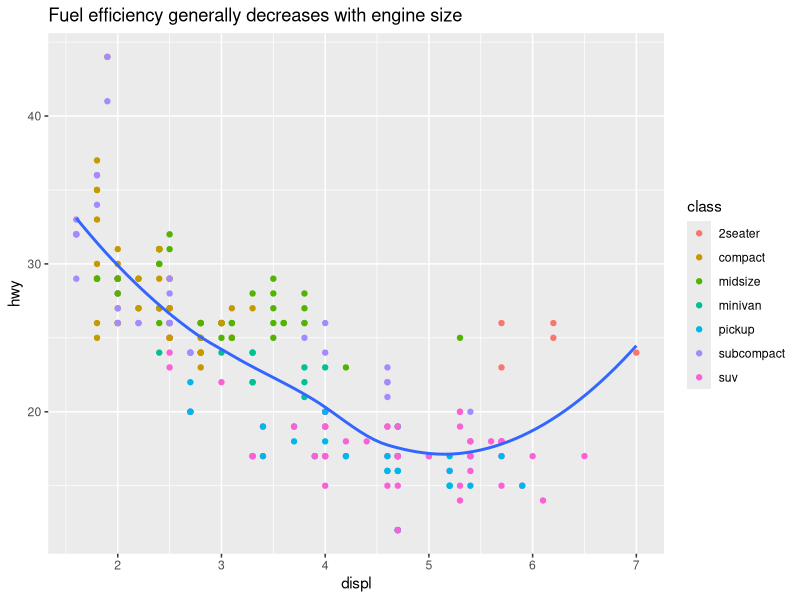
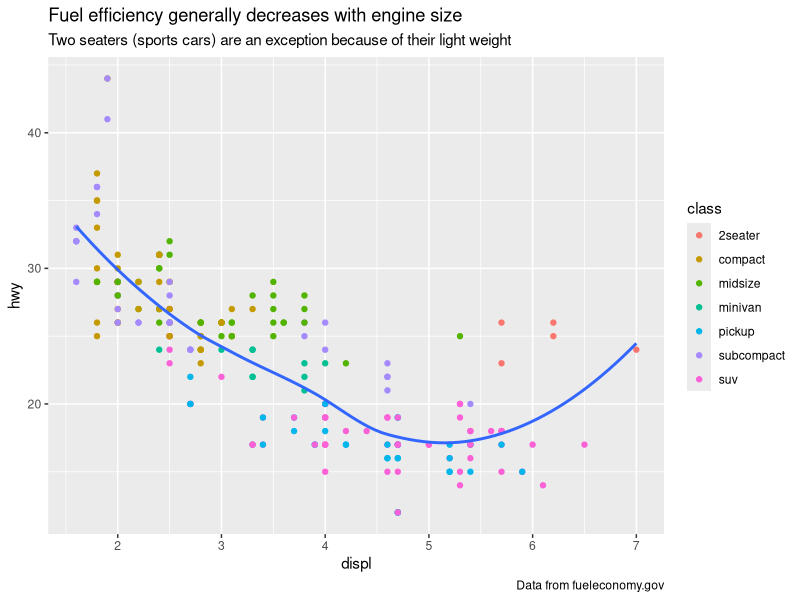
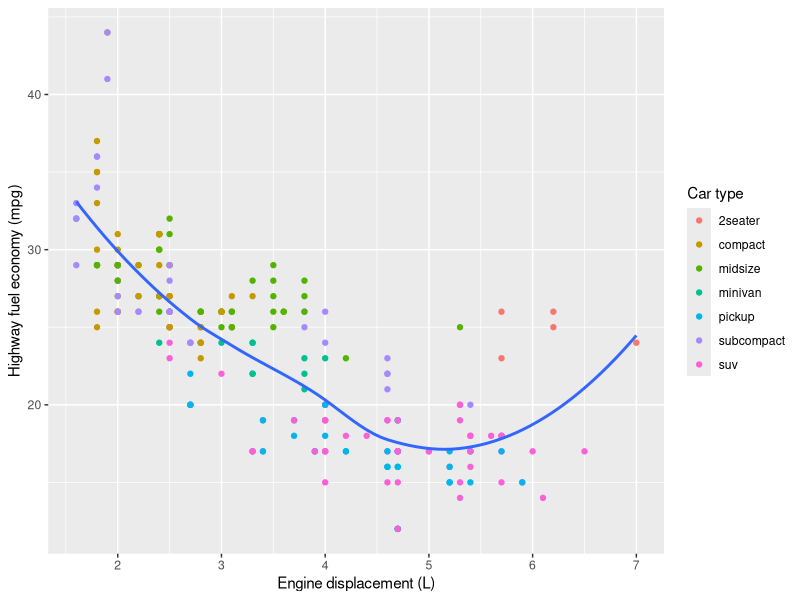
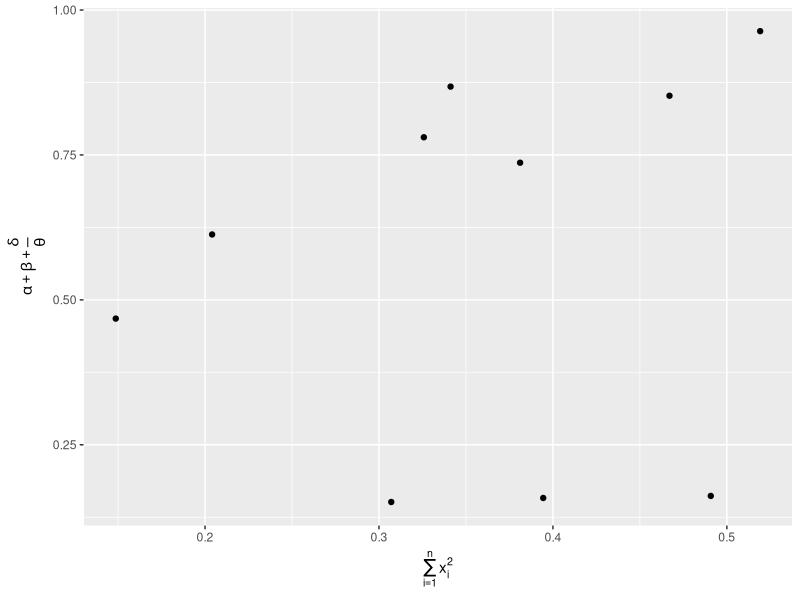
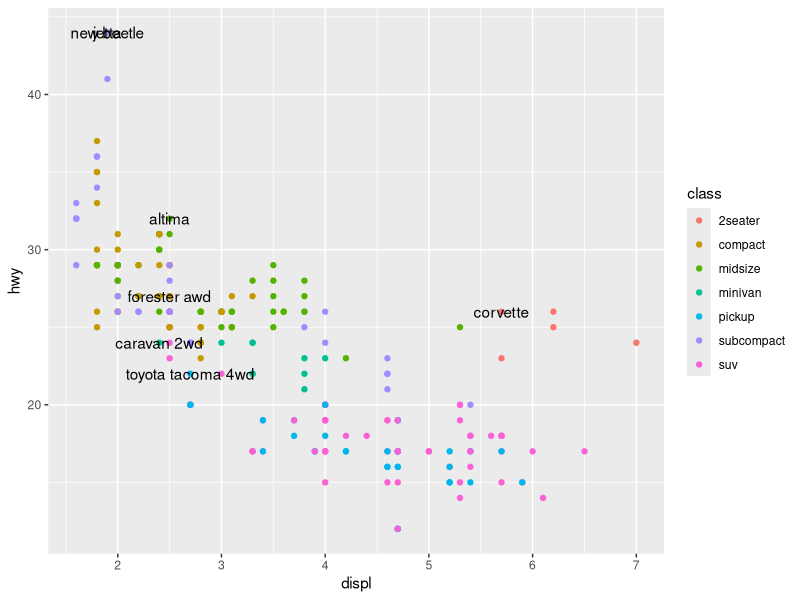
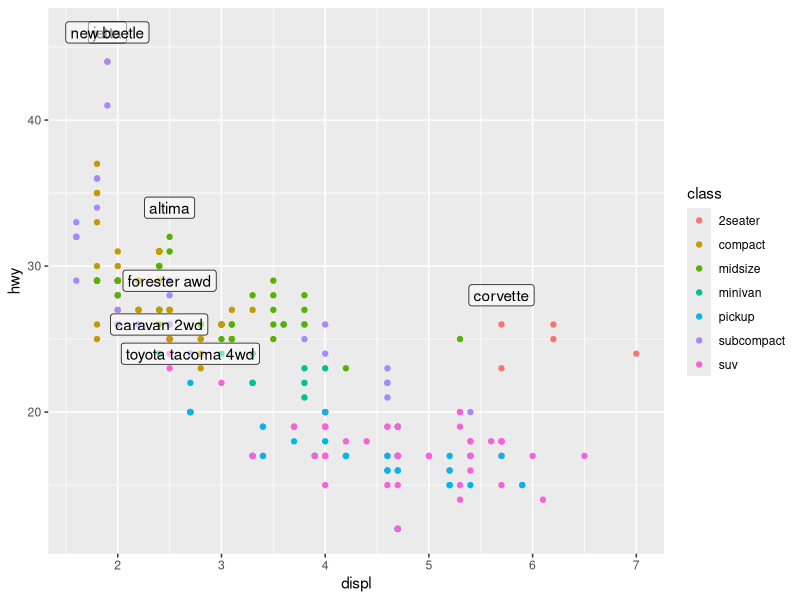
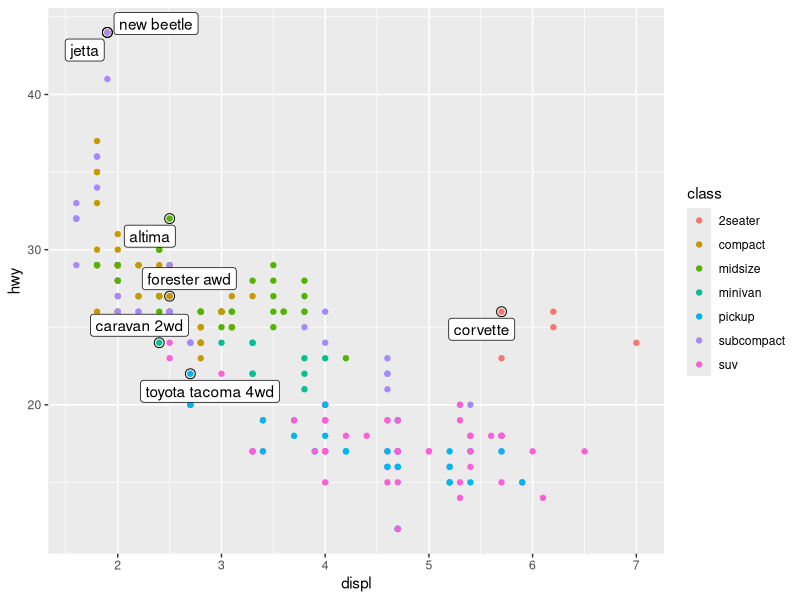
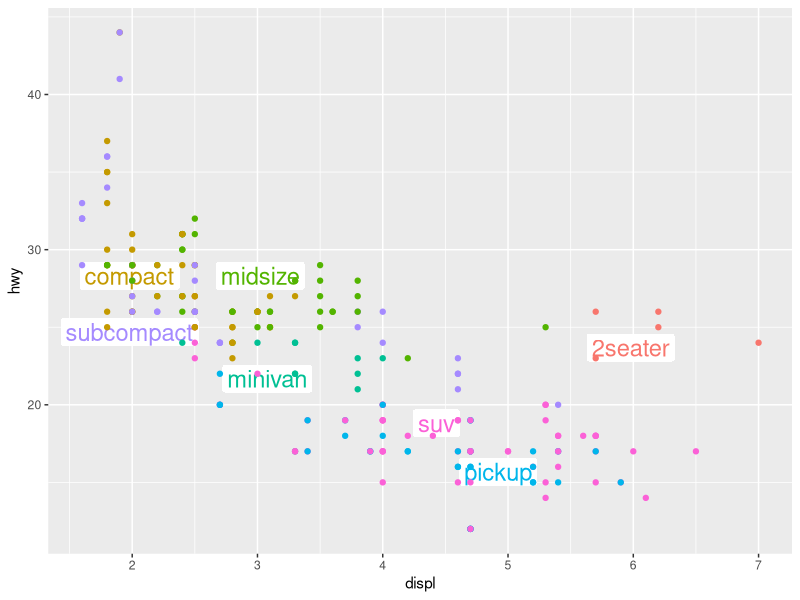

The R script that drew these images, in order: (Note: this script raises an error after producing the figures.)
## ---- chunk 1
library(tidyverse)
## ---- chunk 2
ggplot(mpg, aes(displ, hwy)) +
  geom_point(aes(color = class)) +
  geom_smooth(se = FALSE) +
  labs(title = "Fuel efficiency generally decreases with engine size")
## ---- chunk 3
ggplot(mpg, aes(displ, hwy)) +
  geom_point(aes(color = class)) +
  geom_smooth(se = FALSE) +
  labs(
    title = "Fuel efficiency generally decreases with engine size",
    subtitle = "Two seaters (sports cars) are an exception because of their light weight",
    caption = "Data from fueleconomy.gov"
  )
## ---- chunk 4
ggplot(mpg, aes(displ, hwy)) +
  geom_point(aes(colour = class)) +
  geom_smooth(se = FALSE) +
  labs(
    x = "Engine displacement (L)",
    y = "Highway fuel economy (mpg)",
    colour = "Car type"
  )
## ---- chunk 5
df <- tibble(
  x = runif(10),
  y = runif(10)
)
ggplot(df, aes(x, y)) +
  geom_point() +
  labs(
    x = quote(sum(x[i] ^ 2, i == 1, n)),
    y = quote(alpha + beta + frac(delta, theta))
  )
## ---- chunk 6
best_in_class <- mpg %>%
  group_by(class) %>%
  filter(row_number(desc(hwy)) == 1)

ggplot(mpg, aes(displ, hwy)) +
  geom_point(aes(colour = class)) +
  geom_text(aes(label = model), data = best_in_class)
## ---- chunk 7
ggplot(mpg, aes(displ, hwy)) +
  geom_point(aes(colour = class)) +
  geom_label(aes(label = model), data = best_in_class, nudge_y = 2, alpha = 0.5)
## ---- chunk 8
ggplot(mpg, aes(displ, hwy)) +
  geom_point(aes(colour = class)) +
  geom_point(size = 3, shape = 1, data = best_in_class) +
  ggrepel::geom_label_repel(aes(label = model), data = best_in_class)
## ---- chunk 9
class_avg <- mpg %>%
  group_by(class) %>%
  summarise(
    displ = median(displ),
    hwy = median(hwy)
  )

ggplot(mpg, aes(displ, hwy, colour = class)) +
  ggrepel::geom_label_repel(aes(label = class),
    data = class_avg,
    size = 6,
    label.size = 0,
    segment.color = NA
  ) +
  geom_point() +
  theme(legend.position = "none")
## ---- chunk 10
label <- mpg %>%
  summarise(
    displ = max(displ),
    hwy = max(hwy),
    label = "Increasing engine size is \nrelated to decreasing fuel economy."
  )

ggplot(mpg, aes(displ, hwy)) +
  geom_point() +
  geom_text(aes(label = label), data = label, vjust = "top", hjust = "right")
## ---- chunk 11
label <- tibble(
  displ = Inf,
  hwy = Inf,
  label = "Increasing engine size is \nrelated to decreasing fuel economy."
)

ggplot(mpg, aes(displ, hwy)) +
  geom_point() +
  geom_text(aes(label = label), data = label, vjust = "top", hjust = "right")
## ---- chunk 12
"Increasing engine size is related to decreasing fuel economy." %>%
  stringr::str_wrap(width = 40) %>%
  writeLines()
## ---- chunk 13
vjust <- c(bottom = 0, center = 0.5, top = 1)
hjust <- c(left = 0, center = 0.5, right = 1)

df <- tidyr::crossing(hj = names(hjust), vj = names(vjust)) %>%
  mutate(
    y = vjust[vj],
    x = hjust[hj],
    label = paste0("hjust = '", hj, "'\n", "vjust = '", vj, "'")
  )

ggplot(df, aes(x, y)) +
  geom_point(colour = "grey70", size = 5) +
  geom_point(size = 0.5, colour = "red") +
  geom_text(aes(label = label, hjust = hj, vjust = vj), size = 4) +
  labs(x = NULL, y = NULL) 
## ---- chunk 14
ggplot(mpg, aes(displ, hwy)) +
  geom_point(aes(colour = class))
## ---- chunk 15
ggplot(mpg, aes(displ, hwy)) +
  geom_point(aes(colour = class)) +
  scale_x_continuous() +
  scale_y_continuous() +
  scale_colour_discrete()
## ---- chunk 16
ggplot(mpg, aes(displ, hwy)) +
  geom_point() +
  scale_y_continuous(breaks = seq(15, 40, by = 5))
## ---- chunk 17
ggplot(mpg, aes(displ, hwy)) +
  geom_point() +
  scale_x_continuous(labels = NULL) +
  scale_y_continuous(labels = NULL)
## ---- chunk 18
presidential %>%
  mutate(id = 33 + row_number()) %>%
  ggplot(aes(start, id)) +
    geom_point() +
    geom_segment(aes(xend = end, yend = id)) +
    scale_x_date(NULL, breaks = presidential$start, date_labels = "'%y")
## ---- chunk 19
base <- ggplot(mpg, aes(displ, hwy)) +
  geom_point(aes(colour = class))

base + theme(legend.position = "left")
base + theme(legend.position = "top")
base + theme(legend.position = "bottom")
base + theme(legend.position = "right") # the default
## ---- chunk 20
ggplot(mpg, aes(displ, hwy)) +
  geom_point(aes(colour = class)) +
  geom_smooth(se = FALSE) +
  theme(legend.position = "bottom") +
  guides(colour = guide_legend(nrow = 1, override.aes = list(size = 4)))
## ---- chunk 21
ggplot(diamonds, aes(carat, price)) +
  geom_bin2d()

ggplot(diamonds, aes(log10(carat), log10(price))) +
  geom_bin2d()
## ---- chunk 22
ggplot(diamonds, aes(carat, price)) +
  geom_bin2d() + 
  scale_x_log10() + 
  scale_y_log10()
## ---- chunk 23
ggplot(mpg, aes(displ, hwy)) +
  geom_point(aes(color = drv))

ggplot(mpg, aes(displ, hwy)) +
  geom_point(aes(color = drv)) +
  scale_colour_brewer(palette = "Set1")
## ---- chunk 24
ggplot(mpg, aes(displ, hwy)) +
  geom_point(aes(color = drv, shape = drv)) +
  scale_colour_brewer(palette = "Set1")
## ---- chunk 25
par(mar = c(0, 3, 0, 0))
RColorBrewer::display.brewer.all()
## ---- chunk 26
presidential %>%
  mutate(id = 33 + row_number()) %>%
  ggplot(aes(start, id, colour = party)) +
    geom_point() +
    geom_segment(aes(xend = end, yend = id)) +
    scale_colour_manual(values = c(Republican = "red", Democratic = "blue"))
## ---- chunk 27
df <- tibble(
  x = rnorm(10000),
  y = rnorm(10000)
)
ggplot(df, aes(x, y)) +
  geom_hex() +
  coord_fixed()

ggplot(df, aes(x, y)) +
  geom_hex() +
  viridis::scale_fill_viridis() +
  coord_fixed()
## ---- chunk 28
    ggplot(df, aes(x, y)) +
      geom_hex() +
      scale_colour_gradient(low = "white", high = "red") +
      coord_fixed()
## ---- chunk 29
    ggplot(diamonds, aes(carat, price)) +
      geom_point(aes(colour = cut), alpha = 1/20)
## ---- chunk 30
ggplot(mpg, mapping = aes(displ, hwy)) +
  geom_point(aes(color = class)) +
  geom_smooth() +
  coord_cartesian(xlim = c(5, 7), ylim = c(10, 30))

mpg %>%
  filter(displ >= 5, displ <= 7, hwy >= 10, hwy <= 30) %>%
  ggplot(aes(displ, hwy)) +
  geom_point(aes(color = class)) +
  geom_smooth()
## ---- chunk 31
suv <- mpg %>% filter(class == "suv")
compact <- mpg %>% filter(class == "compact")

ggplot(suv, aes(displ, hwy, colour = drv)) +
  geom_point()

ggplot(compact, aes(displ, hwy, colour = drv)) +
  geom_point()
## ---- chunk 32
x_scale <- scale_x_continuous(limits = range(mpg$displ))
y_scale <- scale_y_continuous(limits = range(mpg$hwy))
col_scale <- scale_colour_discrete(limits = unique(mpg$drv))

ggplot(suv, aes(displ, hwy, colour = drv)) +
  geom_point() +
  x_scale +
  y_scale +
  col_scale

ggplot(compact, aes(displ, hwy, colour = drv)) +
  geom_point() +
  x_scale +
  y_scale +
  col_scale
## ---- chunk 33
ggplot(mpg, aes(displ, hwy)) +
  geom_point(aes(color = class)) +
  geom_smooth(se = FALSE) +
  theme_bw()
## ---- chunk 34
knitr::include_graphics("images/visualization-themes.png")
## ---- chunk 35
knitr::include_graphics("images/visualization-themes-cn.png")
## ---- chunk 36
ggplot(mpg, aes(displ, hwy)) + geom_point()
ggsave("my-plot.pdf")
## ---- chunk 37
file.remove("my-plot.pdf")
## ---- chunk 38
plot <- ggplot(mpg, aes(displ, hwy)) + geom_point()
## ---- chunk 39
plot
## ---- chunk 40
plot
## ---- chunk 41
plot
